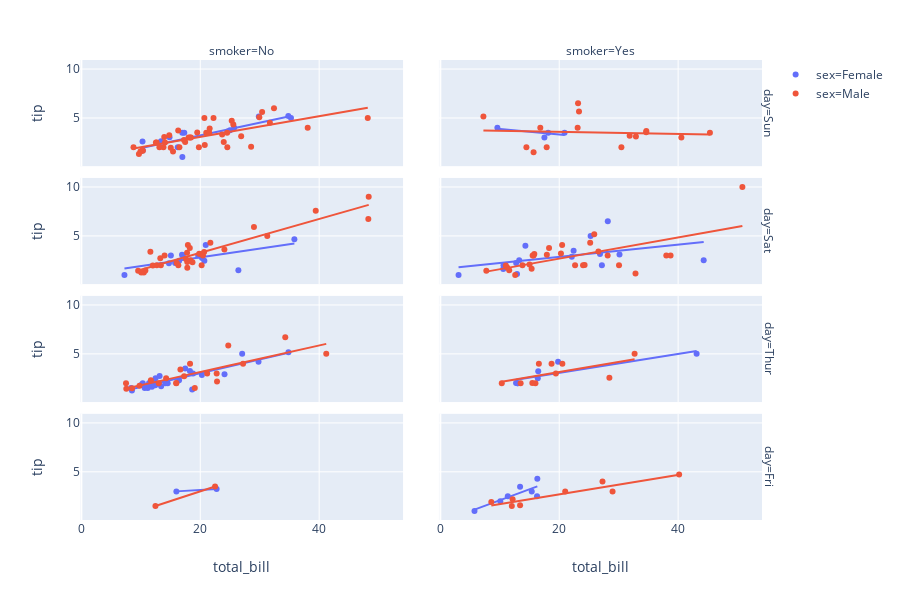

The cell this chart's notebook holds for it:
### Code cell
configure_plotly_browser_state()
px.scatter(tips, x="total_bill", y="tip",
           color="sex",
           trendline="ols",
           facet_row="day",
           facet_col="smoker"
          )

### Figure 1 — Plotly figure (JSON) as saved in the notebook; plotly's stock layout.template omitted (floating-point values rounded to 4 significant figures)
{"data": [{"hovertemplate": "sex=Female<br>day=Sun<br>smoker=No<br>total_bill=%{x}<br>tip=%{y}", "showlegend": true, "legendgroup": "sex=Female", "name": "sex=Female", "yaxis": "y", "y": [1.01, 3.61, 5, 3.02, 1.67, 3.5, 2.6, 5.2, 4, 3.5, 5.14, 3.75, 2.61, 2], "hoverlabel": {"namelength": 0}, "mode": "markers", "xaxis": "x", "marker": {"color": "#636efa", "symbol": "circle"}, "x": [16.99, 24.59, 35.26, 14.83, 10.33, 16.97, 10.29, 34.81, 25.71, 17.31, 29.85, 25, 13.39, 16.21], "type": "scatter", "uid": "75fd33ec-e934-445f-a735-d29493175287"}, {"hovertemplate": "<b>OLS trendline</b><br>tip = 0.129611 * total_bill + 0.630239<br>R<sup>2</sup>=0.720152<br><br>sex=Female<br>day=Sun<br>smoker=No<br>total_bill=%{x}<br>tip=%{y} <b>(trend)</b>", "showlegend": false, "legendgroup": "sex=Female", "name": "sex=Female", "yaxis": "y", "y": [1.964, 1.969, 2.366, 2.552, 2.731, 2.83, 2.832, 2.874, 3.817, 3.871, 3.963, 4.499, 5.142, 5.2], "hoverlabel": {"namelength": 0}, "mode": "lines", "xaxis": "x", "marker": {"color": "#636efa", "symbol": "circle"}, "x": [10.29, 10.33, 13.39, 14.83, 16.21, 16.97, 16.99, 17.31, 24.59, 25, 25.71, 29.85, 34.81, 35.26], "type": "scatter", "uid": "a63d7964-9568-4fe0-8234-dee6dfb41422"}, {"hovertemplate": "sex=Female<br>day=Sun<br>smoker=Yes<br>total_bill=%{x}<br>tip=%{y}", "showlegend": false, "legendgroup": "sex=Female", "name": "sex=Female", "yaxis": "y", "y": [3, 4, 3.5, 3.5], "hoverlabel": {"namelength": 0}, "mode": "markers", "xaxis": "x2", "marker": {"color": "#636efa", "symbol": "circle"}, "x": [17.51, 9.6, 20.9, 18.15], "type": "scatter", "uid": "02dbae9c-447d-4ef4-80a5-3aceecf4f36a"}, {"hovertemplate": "<b>OLS trendline</b><br>tip = -0.055936 * total_bill + 4.425176<br>R<sup>2</sup>=0.442451<br><br>sex=Female<br>day=Sun<br>smoker=Yes<br>total_bill=%{x}<br>tip=%{y} <b>(trend)</b>", "showlegend": false, "legendgroup": "sex=Female", "name": "sex=Female", "yaxis": "y", "y": [3.888, 3.446, 3.41, 3.256], "hoverlabel": {"namelength": 0}, "mode": "lines", "xaxis": "x2", "marker": {"color": "#636efa", "symbol": "circle"}, "x": [9.6, 17.51, 18.15, 20.9], "type": "scatter", "uid": "718b3312-9804-49a3-b6de-3ec60ef8c328"}, {"hovertemplate": "sex=Female<br>day=Sat<br>smoker=No<br>total_bill=%{x}<br>tip=%{y}", "showlegend": false, "legendgroup": "sex=Female", "name": "sex=Female", "yaxis": "y2", "y": [2.75, 2.23, 3, 3, 2.45, 3.07, 1.5, 2.47, 3, 2.2, 4.08, 1, 4.67], "hoverlabel": {"namelength": 0}, "mode": "markers", "xaxis": "x", "marker": {"color": "#636efa", "symbol": "circle"}, "x": [20.29, 15.77, 19.65, 15.06, 20.69, 16.93, 26.41, 16.45, 17.07, 14.73, 20.92, 7.25, 35.83], "type": "scatter", "uid": "43cf236d-b8e3-42a7-8216-d511296d6e28"}, {"hovertemplate": "<b>OLS trendline</b><br>tip = 0.089111 * total_bill + 1.031168<br>R<sup>2</sup>=0.388736<br><br>sex=Female<br>day=Sat<br>smoker=No<br>total_bill=%{x}<br>tip=%{y} <b>(trend)</b>", "showlegend": false, "legendgroup": "sex=Female", "name": "sex=Female", "yaxis": "y2", "y": [1.677, 2.344, 2.373, 2.436, 2.497, 2.54, 2.552, 2.782, 2.839, 2.875, 2.895, 3.385, 4.224], "hoverlabel": {"namelength": 0}, "mode": "lines", "xaxis": "x", "marker": {"color": "#636efa", "symbol": "circle"}, "x": [7.25, 14.73, 15.06, 15.77, 16.45, 16.93, 17.07, 19.65, 20.29, 20.69, 20.92, 26.41, 35.83], "type": "scatter", "uid": "b5c6da6e-b7e3-48fa-8e42-66faebe008e4"}, {"hovertemplate": "sex=Female<br>day=Sat<br>smoker=Yes<br>total_bill=%{x}<br>tip=%{y}", "showlegend": false, "legendgroup": "sex=Female", "name": "sex=Female", "yaxis": "y2", "y": [1, 3.14, 5, 2.5, 3.48, 4, 1.61, 2, 2.23, 2.5, 6.5, 1.1, 3.09, 2.88, 2], "hoverlabel": {"namelength": 0}, "mode": "markers", "xaxis": "x2", "marker": {"color": "#636efa", "symbol": "circle"}, "x": [3.07, 26.86, 25.28, 44.3, 22.42, 14.31, 10.59, 10.63, 12.76, 13.27, 28.17, 12.9, 30.14, 22.12, 27.18], "type": "scatter", "uid": "51c2b8e9-6282-4c3e-8f89-9ff3e79d56c5"}, {"hovertemplate": "<b>OLS trendline</b><br>tip = 0.062483 * total_bill + 1.602342<br>R<sup>2</sup>=0.201000<br><br>sex=Female<br>day=Sat<br>smoker=Yes<br>total_bill=%{x}<br>tip=%{y} <b>(trend)</b>", "showlegend": false, "legendgroup": "sex=Female", "name": "sex=Female", "yaxis": "y2", "y": [1.794, 2.264, 2.267, 2.4, 2.408, 2.431, 2.496, 2.984, 3.003, 3.182, 3.281, 3.301, 3.362, 3.486, 4.37], "hoverlabel": {"namelength": 0}, "mode": "lines", "xaxis": "x2", "marker": {"color": "#636efa", "symbol": "circle"}, "x": [3.07, 10.59, 10.63, 12.76, 12.9, 13.27, 14.31, 22.12, 22.42, 25.28, 26.86, 27.18, 28.17, 30.14, 44.3], "type": "scatter", "uid": "ba544bfe-b04d-44d0-8c83-dad7b781fe2c"}, {"hovertemplate": "sex=Female<br>day=Thur<br>smoker=No<br>total_bill=%{x}<br>tip=%{y}", "showlegend": false, "legendgroup": "sex=Female", "name": "sex=Female", "yaxis": "y3", "y": [1.83, 5.17, 1.5, 1.8, 2.92, 1.68, 2.52, 4.2, 2, 2, 2.83, 1.5, 2, 3.25, 1.25, 2, 2, 2.75, 3.5, 5, 2.3, 1.5, 1.36, 1.63, 3], "hoverlabel": {"namelength": 0}, "mode": "markers", "xaxis": "x", "marker": {"color": "#636efa", "symbol": "circle"}, "x": [10.07, 34.83, 10.65, 12.43, 24.08, 13.42, 12.48, 29.8, 14.52, 11.38, 20.27, 11.17, 12.26, 18.26, 8.51, 10.33, 14.15, 13.16, 17.47, 27.05, 16.43, 8.35, 18.64, 11.87, 18.78], "type": "scatter", "uid": "150a08da-44ce-4bf3-82e6-9c231b0d4787"}, {"hovertemplate": "<b>OLS trendline</b><br>tip = 0.140251 * total_bill + 0.213563<br>R<sup>2</sup>=0.778470<br><br>sex=Female<br>day=Thur<br>smoker=No<br>total_bill=%{x}<br>tip=%{y} <b>(trend)</b>", "showlegend": false, "legendgroup": "sex=Female", "name": "sex=Female", "yaxis": "y3", "y": [1.385, 1.407, 1.626, 1.662, 1.707, 1.78, 1.81, 1.878, 1.933, 1.957, 1.964, 2.059, 2.096, 2.198, 2.25, 2.518, 2.664, 2.775, 2.828, 2.847, 3.056, 3.591, 4.007, 4.393, 5.099], "hoverlabel": {"namelength": 0}, "mode": "lines", "xaxis": "x", "marker": {"color": "#636efa", "symbol": "circle"}, "x": [8.35, 8.51, 10.07, 10.33, 10.65, 11.17, 11.38, 11.87, 12.26, 12.43, 12.48, 13.16, 13.42, 14.15, 14.52, 16.43, 17.47, 18.26, 18.64, 18.78, 20.27, 24.08, 27.05, 29.8, 34.83], "type": "scatter", "uid": "87598547-01b8-42cb-93d7-16c1019f7c12"}, {"hovertemplate": "sex=Female<br>day=Thur<br>smoker=Yes<br>total_bill=%{x}<br>tip=%{y}", "showlegend": false, "legendgroup": "sex=Female", "name": "sex=Female", "yaxis": "y3", "y": [4.19, 5, 2, 2.01, 2, 2.5, 3.23], "hoverlabel": {"namelength": 0}, "mode": "markers", "xaxis": "x2", "marker": {"color": "#636efa", "symbol": "circle"}, "x": [19.81, 43.11, 13, 12.74, 13, 16.4, 16.47], "type": "scatter", "uid": "431f8a05-4e2b-4a95-a14c-0aa7e6c55b18"}, {"hovertemplate": "<b>OLS trendline</b><br>tip = 0.096485 * total_bill + 1.135698<br>R<sup>2</sup>=0.755546<br><br>sex=Female<br>day=Thur<br>smoker=Yes<br>total_bill=%{x}<br>tip=%{y} <b>(trend)</b>", "showlegend": false, "legendgroup": "sex=Female", "name": "sex=Female", "yaxis": "y3", "y": [2.365, 2.39, 2.39, 2.718, 2.725, 3.047, 5.295], "hoverlabel": {"namelength": 0}, "mode": "lines", "xaxis": "x2", "marker": {"color": "#636efa", "symbol": "circle"}, "x": [12.74, 13, 13, 16.4, 16.47, 19.81, 43.11], "type": "scatter", "uid": "007e446c-302e-4eac-8851-f362dff57fe2"}, {"hovertemplate": "sex=Female<br>day=Fri<br>smoker=No<br>total_bill=%{x}<br>tip=%{y}", "showlegend": false, "legendgroup": "sex=Female", "name": "sex=Female", "yaxis": "y4", "y": [3.25, 3], "hoverlabel": {"namelength": 0}, "mode": "markers", "xaxis": "x", "marker": {"color": "#636efa", "symbol": "circle"}, "x": [22.75, 15.98], "type": "scatter", "uid": "f2367385-b9fe-42c9-93e7-5b3c099e0a74"}, {"hovertemplate": "<b>OLS trendline</b><br>tip = 0.036928 * total_bill + 2.409897<br>R<sup>2</sup>=1.000000<br><br>sex=Female<br>day=Fri<br>smoker=No<br>total_bill=%{x}<br>tip=%{y} <b>(trend)</b>", "showlegend": false, "legendgroup": "sex=Female", "name": "sex=Female", "yaxis": "y4", "y": [3.0, 3.25], "hoverlabel": {"namelength": 0}, "mode": "lines", "xaxis": "x", "marker": {"color": "#636efa", "symbol": "circle"}, "x": [15.98, 22.75], "type": "scatter", "uid": "7a5f2c67-9727-493c-9aa8-a766bac20216"}, {"hovertemplate": "sex=Female<br>day=Fri<br>smoker=Yes<br>total_bill=%{x}<br>tip=%{y}", "showlegend": false, "legendgroup": "sex=Female", "name": "sex=Female", "yaxis": "y4", "y": [1, 4.3, 2.5, 3, 3.48, 2.5, 2], "hoverlabel": {"namelength": 0}, "mode": "markers", "xaxis": "x2", "marker": {"color": "#636efa", "symbol": "circle"}, "x": [5.75, 16.32, 11.35, 15.38, 13.42, 16.27, 10.09], "type": "scatter", "uid": "b15f7549-4fc4-4f3a-bf16-f74027213751"}, {"hovertemplate": "<b>OLS trendline</b><br>tip = 0.224931 * total_bill + -0.163488<br>R<sup>2</sup>=0.681528<br><br>sex=Female<br>day=Fri<br>smoker=Yes<br>total_bill=%{x}<br>tip=%{y} <b>(trend)</b>", "showlegend": false, "legendgroup": "sex=Female", "name": "sex=Female", "yaxis": "y4", "y": [1.13, 2.106, 2.389, 2.855, 3.296, 3.496, 3.507], "hoverlabel": {"namelength": 0}, "mode": "lines", "xaxis": "x2", "marker": {"color": "#636efa", "symbol": "circle"}, "x": [5.75, 10.09, 11.35, 13.42, 15.38, 16.27, 16.32], "type": "scatter", "uid": "40fed3f2-fdaf-4f1b-84e7-1717d3f44358"}, {"hovertemplate": "sex=Male<br>day=Sun<br>smoker=No<br>total_bill=%{x}<br>tip=%{y}", "showlegend": true, "legendgroup": "sex=Male", "name": "sex=Male", "yaxis": "y", "y": [1.66, 3.5, 3.31, 4.71, 2, 3.12, 1.96, 3.23, 1.71, 1.57, 3, 3.92, 3.71, 2.54, 3.06, 1.32, 5.6, 3, 5, 6, 2.05, 3, 2.5, 1.56, 4.34, 3.51, 4, 2.55, 5.07, 2.5, 2, 2.74, 2, 2, 5, 2, 3.5, 2.5, 2, 3.48, 2.24, 4.5, 5], "hoverlabel": {"namelength": 0}, "mode": "markers", "xaxis": "x", "marker": {"color": "#EF553B", "symbol": "circle"}, "x": [10.34, 21.01, 23.68, 25.29, 8.77, 26.88, 15.04, 14.78, 10.27, 15.42, 18.43, 21.58, 16.29, 17.46, 13.94, 9.68, 30.4, 18.29, 22.23, 32.4, 28.55, 18.04, 12.54, 9.94, 25.56, 19.49, 38.07, 23.95, 29.93, 14.07, 13.13, 17.26, 24.55, 19.77, 48.17, 16.49, 21.5, 12.66, 13.81, 24.52, 20.76, 31.71, 20.69], "type": "scatter", "uid": "fc319a44-6b94-4a72-9cba-6af78e358b04"}, {"hovertemplate": "<b>OLS trendline</b><br>tip = 0.105547 * total_bill + 0.961838<br>R<sup>2</sup>=0.498942<br><br>sex=Male<br>day=Sun<br>smoker=No<br>total_bill=%{x}<br>tip=%{y} <b>(trend)</b>", "showlegend": false, "legendgroup": "sex=Male", "name": "sex=Male", "yaxis": "y", "y": [1.887, 1.984, 2.011, 2.046, 2.053, 2.285, 2.298, 2.348, 2.419, 2.433, 2.447, 2.522, 2.549, 2.589, 2.681, 2.702, 2.784, 2.805, 2.866, 2.892, 2.907, 3.019, 3.049, 3.146, 3.153, 3.179, 3.231, 3.24, 3.308, 3.461, 3.49, 3.55, 3.553, 3.631, 3.66, 3.799, 3.975, 4.121, 4.17, 4.309, 4.382, 4.98, 6.046], "hoverlabel": {"namelength": 0}, "mode": "lines", "xaxis": "x", "marker": {"color": "#EF553B", "symbol": "circle"}, "x": [8.77, 9.68, 9.94, 10.27, 10.34, 12.54, 12.66, 13.13, 13.81, 13.94, 14.07, 14.78, 15.04, 15.42, 16.29, 16.49, 17.26, 17.46, 18.04, 18.29, 18.43, 19.49, 19.77, 20.69, 20.76, 21.01, 21.5, 21.58, 22.23, 23.68, 23.95, 24.52, 24.55, 25.29, 25.56, 26.88, 28.55, 29.93, 30.4, 31.71, 32.4, 38.07, 48.17], "type": "scatter", "uid": "486c81d5-a617-4028-a3ff-f134aa6f506d"}, {"hovertemplate": "sex=Male<br>day=Sun<br>smoker=Yes<br>total_bill=%{x}<br>tip=%{y}", "showlegend": false, "legendgroup": "sex=Male", "name": "sex=Male", "yaxis": "y", "y": [5.15, 3.18, 4, 3.11, 2, 2, 3.55, 3.68, 5.65, 3.5, 6.5, 3, 2, 4, 1.5], "hoverlabel": {"namelength": 0}, "mode": "markers", "xaxis": "x2", "marker": {"color": "#EF553B", "symbol": "circle"}, "x": [7.25, 31.85, 16.82, 32.9, 17.89, 14.48, 34.63, 34.65, 23.33, 45.35, 23.17, 40.55, 30.46, 23.1, 15.69], "type": "scatter", "uid": "eefaf32d-5a15-4330-8aaa-c05fd520afdd"}, {"hovertemplate": "<b>OLS trendline</b><br>tip = -0.011073 * total_bill + 3.810792<br>R<sup>2</sup>=0.006979<br><br>sex=Male<br>day=Sun<br>smoker=Yes<br>total_bill=%{x}<br>tip=%{y} <b>(trend)</b>", "showlegend": false, "legendgroup": "sex=Male", "name": "sex=Male", "yaxis": "y", "y": [3.731, 3.65, 3.637, 3.625, 3.613, 3.555, 3.554, 3.552, 3.474, 3.458, 3.446, 3.427, 3.427, 3.362, 3.309], "hoverlabel": {"namelength": 0}, "mode": "lines", "xaxis": "x2", "marker": {"color": "#EF553B", "symbol": "circle"}, "x": [7.25, 14.48, 15.69, 16.82, 17.89, 23.1, 23.17, 23.33, 30.46, 31.85, 32.9, 34.63, 34.65, 40.55, 45.35], "type": "scatter", "uid": "91d6bd81-72d3-40b3-b92a-627d0dbd171e"}, {"hovertemplate": "sex=Male<br>day=Sat<br>smoker=No<br>total_bill=%{x}<br>tip=%{y}", "showlegend": false, "legendgroup": "sex=Male", "name": "sex=Male", "yaxis": "y2", "y": [3.35, 4.08, 7.58, 3.18, 2.34, 2, 2, 4.3, 1.45, 2.5, 3.27, 3.6, 2, 2.31, 5, 2.24, 6.73, 2.64, 3.15, 2.01, 1.97, 1.25, 3.76, 3, 9, 3, 2.72, 3.39, 1.47, 1.25, 5.92, 1.75], "hoverlabel": {"namelength": 0}, "mode": "markers", "xaxis": "x", "marker": {"color": "#EF553B", "symbol": "circle"}, "x": [20.65, 17.92, 39.42, 19.82, 17.81, 13.37, 12.69, 21.7, 9.55, 18.35, 17.78, 24.06, 16.31, 18.69, 31.27, 16.04, 48.27, 17.59, 20.08, 20.23, 12.02, 10.51, 18.24, 14, 48.33, 20.45, 13.28, 11.61, 10.77, 10.07, 29.03, 17.82], "type": "scatter", "uid": "afdd8060-8f8c-49e9-b24a-cb928db53854"}, {"hovertemplate": "<b>OLS trendline</b><br>tip = 0.172993 * total_bill + -0.191022<br>R<sup>2</sup>=0.845538<br><br>sex=Male<br>day=Sat<br>smoker=No<br>total_bill=%{x}<br>tip=%{y} <b>(trend)</b>", "showlegend": false, "legendgroup": "sex=Male", "name": "sex=Male", "yaxis": "y2", "y": [1.461, 1.551, 1.627, 1.672, 1.817, 1.888, 2.004, 2.106, 2.122, 2.231, 2.584, 2.63, 2.852, 2.885, 2.89, 2.892, 2.909, 2.964, 2.983, 3.042, 3.238, 3.283, 3.309, 3.347, 3.381, 3.563, 3.971, 4.831, 5.218, 6.628, 8.159, 8.17], "hoverlabel": {"namelength": 0}, "mode": "lines", "xaxis": "x", "marker": {"color": "#EF553B", "symbol": "circle"}, "x": [9.55, 10.07, 10.51, 10.77, 11.61, 12.02, 12.69, 13.28, 13.37, 14, 16.04, 16.31, 17.59, 17.78, 17.81, 17.82, 17.92, 18.24, 18.35, 18.69, 19.82, 20.08, 20.23, 20.45, 20.65, 21.7, 24.06, 29.03, 31.27, 39.42, 48.27, 48.33], "type": "scatter", "uid": "8b810379-bb98-4f04-9d4d-85a2ffc19c94"}, {"hovertemplate": "sex=Male<br>day=Sat<br>smoker=Yes<br>total_bill=%{x}<br>tip=%{y}", "showlegend": false, "legendgroup": "sex=Male", "name": "sex=Male", "yaxis": "y2", "y": [3, 1.76, 3.21, 2, 1.98, 3.76, 2.09, 3.08, 1.64, 4.06, 4.29, 10, 3.16, 3.41, 3, 2.03, 2, 5.16, 3, 1.5, 1.44, 2, 3, 3, 1, 1.17, 2], "hoverlabel": {"namelength": 0}, "mode": "markers", "xaxis": "x2", "marker": {"color": "#EF553B", "symbol": "circle"}, "x": [38.01, 11.24, 20.29, 13.81, 11.02, 18.29, 15.01, 17.92, 15.36, 20.49, 25.21, 50.81, 15.81, 26.59, 38.73, 24.27, 30.06, 25.89, 28.15, 11.59, 7.74, 24.01, 15.69, 15.53, 12.6, 32.83, 22.67], "type": "scatter", "uid": "4dca8b1e-6031-4504-85b8-faaa1b4d36c8"}, {"hovertemplate": "<b>OLS trendline</b><br>tip = 0.108526 * total_bill + 0.509292<br>R<sup>2</sup>=0.386160<br><br>sex=Male<br>day=Sat<br>smoker=Yes<br>total_bill=%{x}<br>tip=%{y} <b>(trend)</b>", "showlegend": false, "legendgroup": "sex=Male", "name": "sex=Male", "yaxis": "y2", "y": [1.349, 1.705, 1.729, 1.767, 1.877, 2.008, 2.138, 2.176, 2.195, 2.212, 2.225, 2.454, 2.494, 2.711, 2.733, 2.97, 3.115, 3.143, 3.245, 3.319, 3.395, 3.564, 3.772, 4.072, 4.634, 4.713, 6.023], "hoverlabel": {"namelength": 0}, "mode": "lines", "xaxis": "x2", "marker": {"color": "#EF553B", "symbol": "circle"}, "x": [7.74, 11.02, 11.24, 11.59, 12.6, 13.81, 15.01, 15.36, 15.53, 15.69, 15.81, 17.92, 18.29, 20.29, 20.49, 22.67, 24.01, 24.27, 25.21, 25.89, 26.59, 28.15, 30.06, 32.83, 38.01, 38.73, 50.81], "type": "scatter", "uid": "963a1086-9181-45f8-9a67-685ed2d2a412"}, {"hovertemplate": "sex=Male<br>day=Thur<br>smoker=No<br>total_bill=%{x}<br>tip=%{y}", "showlegend": false, "legendgroup": "sex=Male", "name": "sex=Male", "yaxis": "y3", "y": [4, 3, 2.71, 3.4, 2.03, 2, 4, 5.85, 3, 2.31, 2.5, 2, 1.48, 2.18, 1.5, 6.7, 5, 1.73, 2, 1.44], "hoverlabel": {"namelength": 0}, "mode": "markers", "xaxis": "x", "marker": {"color": "#EF553B", "symbol": "circle"}, "x": [27.2, 22.76, 17.29, 16.66, 15.98, 13.03, 18.28, 24.71, 21.16, 11.69, 14.26, 15.95, 8.52, 22.82, 19.08, 34.3, 41.19, 9.78, 7.51, 7.56], "type": "scatter", "uid": "ec2a2f97-219b-472b-a070-91b3f9d012ed"}, {"hovertemplate": "<b>OLS trendline</b><br>tip = 0.135616 * total_bill + 0.434439<br>R<sup>2</sup>=0.636414<br><br>sex=Male<br>day=Thur<br>smoker=No<br>total_bill=%{x}<br>tip=%{y} <b>(trend)</b>", "showlegend": false, "legendgroup": "sex=Male", "name": "sex=Male", "yaxis": "y3", "y": [1.453, 1.46, 1.59, 1.761, 2.02, 2.202, 2.368, 2.598, 2.602, 2.694, 2.779, 2.913, 3.022, 3.304, 3.521, 3.529, 3.786, 4.123, 5.086, 6.02], "hoverlabel": {"namelength": 0}, "mode": "lines", "xaxis": "x", "marker": {"color": "#EF553B", "symbol": "circle"}, "x": [7.51, 7.56, 8.52, 9.78, 11.69, 13.03, 14.26, 15.95, 15.98, 16.66, 17.29, 18.28, 19.08, 21.16, 22.76, 22.82, 24.71, 27.2, 34.3, 41.19], "type": "scatter", "uid": "5cbd8959-cb9d-44b8-9db9-3d135ed29337"}, {"hovertemplate": "sex=Male<br>day=Thur<br>smoker=Yes<br>total_bill=%{x}<br>tip=%{y}", "showlegend": false, "legendgroup": "sex=Male", "name": "sex=Male", "yaxis": "y3", "y": [3, 5, 2, 2.56, 2.02, 4, 2, 2, 4, 4], "hoverlabel": {"namelength": 0}, "mode": "markers", "xaxis": "x2", "marker": {"color": "#EF553B", "symbol": "circle"}, "x": [19.44, 32.68, 16, 28.44, 15.48, 16.58, 10.34, 13.51, 18.71, 20.53], "type": "scatter", "uid": "7da9c3b2-775a-448c-81af-2c89deed94d9"}, {"hovertemplate": "<b>OLS trendline</b><br>tip = 0.103480 * total_bill + 1.074176<br>R<sup>2</sup>=0.395733<br><br>sex=Male<br>day=Thur<br>smoker=Yes<br>total_bill=%{x}<br>tip=%{y} <b>(trend)</b>", "showlegend": false, "legendgroup": "sex=Male", "name": "sex=Male", "yaxis": "y3", "y": [2.144, 2.472, 2.676, 2.73, 2.79, 3.01, 3.086, 3.199, 4.017, 4.456], "hoverlabel": {"namelength": 0}, "mode": "lines", "xaxis": "x2", "marker": {"color": "#EF553B", "symbol": "circle"}, "x": [10.34, 13.51, 15.48, 16, 16.58, 18.71, 19.44, 20.53, 28.44, 32.68], "type": "scatter", "uid": "a3fda058-265e-4e49-9496-c9b1576754c3"}, {"hovertemplate": "sex=Male<br>day=Fri<br>smoker=No<br>total_bill=%{x}<br>tip=%{y}", "showlegend": false, "legendgroup": "sex=Male", "name": "sex=Male", "yaxis": "y4", "y": [3.5, 1.5], "hoverlabel": {"namelength": 0}, "mode": "markers", "xaxis": "x", "marker": {"color": "#EF553B", "symbol": "circle"}, "x": [22.49, 12.46], "type": "scatter", "uid": "8061d69a-8580-4d82-977e-c32ded06be4b"}, {"hovertemplate": "<b>OLS trendline</b><br>tip = 0.199402 * total_bill + -0.984546<br>R<sup>2</sup>=1.000000<br><br>sex=Male<br>day=Fri<br>smoker=No<br>total_bill=%{x}<br>tip=%{y} <b>(trend)</b>", "showlegend": false, "legendgroup": "sex=Male", "name": "sex=Male", "yaxis": "y4", "y": [1.5, 3.5], "hoverlabel": {"namelength": 0}, "mode": "lines", "xaxis": "x", "marker": {"color": "#EF553B", "symbol": "circle"}, "x": [12.46, 22.49], "type": "scatter", "uid": "f2d83b7e-1c22-4cf9-bcab-d3c7150d7dc7"}, {"hovertemplate": "sex=Male<br>day=Fri<br>smoker=Yes<br>total_bill=%{x}<br>tip=%{y}", "showlegend": false, "legendgroup": "sex=Male", "name": "sex=Male", "yaxis": "y4", "y": [3, 4.73, 4, 1.5, 3, 2.2, 1.92, 1.58], "hoverlabel": {"namelength": 0}, "mode": "markers", "xaxis": "x2", "marker": {"color": "#EF553B", "symbol": "circle"}, "x": [28.97, 40.17, 27.28, 12.03, 21.01, 12.16, 8.58, 13.42], "type": "scatter", "uid": "622cd02b-c76d-461f-9a0d-ee8586fe09c0"}, {"hovertemplate": "<b>OLS trendline</b><br>tip = 0.099020 * total_bill + 0.716053<br>R<sup>2</sup>=0.862542<br><br>sex=Male<br>day=Fri<br>smoker=Yes<br>total_bill=%{x}<br>tip=%{y} <b>(trend)</b>", "showlegend": false, "legendgroup": "sex=Male", "name": "sex=Male", "yaxis": "y4", "y": [1.566, 1.907, 1.92, 2.045, 2.796, 3.417, 3.585, 4.694], "hoverlabel": {"namelength": 0}, "mode": "lines", "xaxis": "x2", "marker": {"color": "#EF553B", "symbol": "circle"}, "x": [8.58, 12.03, 12.16, 13.42, 21.01, 27.28, 28.97, 40.17], "type": "scatter", "uid": "f6d3ae03-acc9-48f6-b597-f6925d2d1e28"}], "layout": {"xaxis": {"title": {"text": "total_bill"}}, "yaxis": {"title": {"text": "tip"}}, "xaxis2": {"matches": "x", "title": {"text": "total_bill"}}, "annotations": [{"yanchor": "middle", "xref": "paper", "xanchor": "center", "yref": "paper", "text": "smoker=No", "textangle": 0, "y": 1.02, "x": 0.2368, "showarrow": false}, {"yanchor": "middle", "xref": "paper", "xanchor": "center", "yref": "paper", "text": "smoker=Yes", "textangle": 0, "y": 1.02, "x": 0.7632, "showarrow": false}, {"yanchor": "middle", "xref": "paper", "xanchor": "center", "yref": "paper", "text": "day=Sun", "textangle": 90, "y": 0.8846, "x": 1.01, "showarrow": false}, {"yanchor": "middle", "xref": "paper", "xanchor": "center", "yref": "paper", "text": "day=Sat", "textangle": 90, "y": 0.6282, "x": 1.01, "showarrow": false}, {"yanchor": "middle", "xref": "paper", "xanchor": "center", "yref": "paper", "text": "day=Thur", "textangle": 90, "y": 0.3718, "x": 1.01, "showarrow": false}, {"yanchor": "middle", "xref": "paper", "xanchor": "center", "yref": "paper", "text": "day=Fri", "textangle": 90, "y": 0.1154, "x": 1.01, "showarrow": false}], "yaxis2": {"matches": "y", "title": {"text": "tip"}}, "yaxis3": {"matches": "y", "title": {"text": "tip"}}, "grid": {"xside": "bottom", "xgap": 0.1, "xaxes": ["x", "x2"], "yaxes": ["y", "y2", "y3", "y4"], "yside": "left", "ygap": 0.1}, "yaxis4": {"matches": "y", "title": {"text": "tip"}}, "height": 600, "margin": {"t": 60}, "legend": {"tracegroupgap": 0}}}
